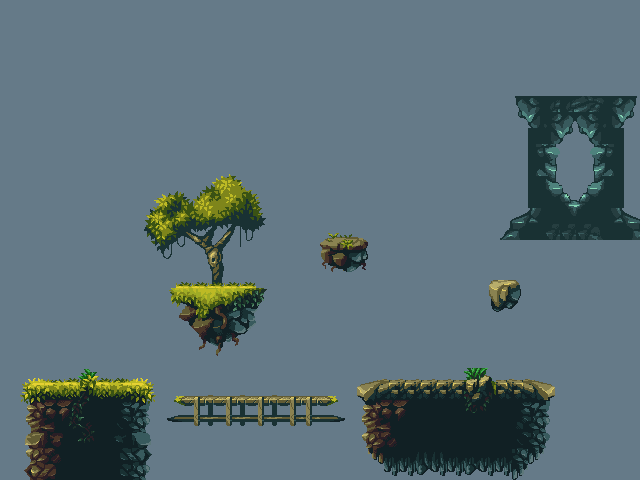

Rendered tile map (Tiled .tmx) drawn with the repository's tilesets; below, a short description and the map source with its tile grids summarised:
An orthogonal 40x30 tile map with 16x16 px tiles, 2 tile layers (background, foreground) and 8 objects (mainPlayer).

<map version="1.2" tiledversion="1.3.1" orientation="orthogonal" renderorder="right-down" compressionlevel="0" width="40" height="30" tilewidth="16" tileheight="16" infinite="0" backgroundcolor="#657a88" nextlayerid="13" nextobjectid="42">
 <tileset firstgid="1" source="tileset_16.tsx" />
 <layer id="1" name="background" width="40" height="30">
  <data>[1200 cells, 360 non-empty, 317 distinct tile ids]</data>
 </layer>
 <objectgroup id="3" name="entities">
  <object id="8" name="mainPlayer" x="33.1906" y="335.129" width="31" height="47">
   <properties>
    <property name="frameheight" value="47" />
    <property name="framewidth" value="31" />
    <property name="image" value="wizard_sprite_1" />
    <property name="spacing" type="int" value="1" />
   </properties>
  </object>
 </objectgroup>
 <objectgroup id="5" name="collision">
  <object id="9" x="32" y="384" width="112" height="96" />
  <object id="17" x="175.742" y="288.743" width="80" height="53.5463" />
  <object id="18" x="363.196" y="387.743" width="187.092" height="80.3194" />
  <object id="30" x="323.121" y="242.528" width="40.0726" height="23.5209" />
  <object id="34" x="549.691" y="121.089" width="48.784" height="85.3721">
   <ellipse />
  </object>
  <object id="37" x="490" y="284" width="28" height="25" />
  <object id="38" x="178" y="401" width="155" height="22" />
 </objectgroup>
 <layer id="2" name="foreground" width="40" height="30">
  <data>[1200 cells, 0 non-empty, 0 distinct tile ids]</data>
 </layer>
</map>
